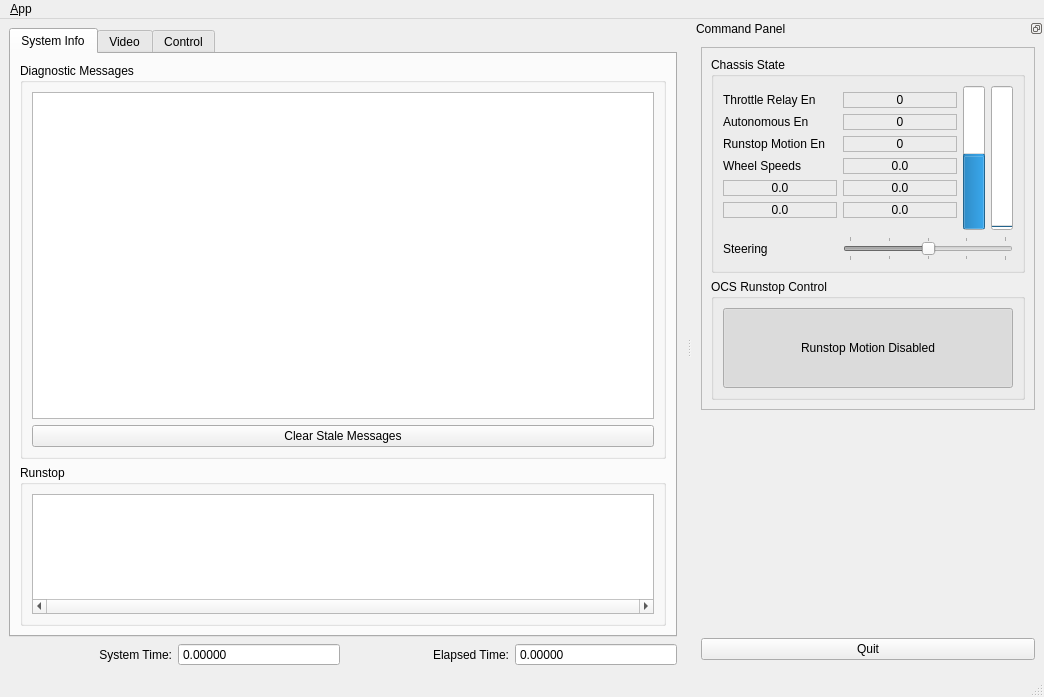
<?xml version="1.0" encoding="UTF-8"?>
<ui version="4.0">
 <class>MainWindowDesign</class>
 <widget class="QMainWindow" name="MainWindowDesign">
  <property name="geometry">
   <rect>
    <x>0</x>
    <y>0</y>
    <width>1041</width>
    <height>697</height>
   </rect>
  </property>
  <property name="sizePolicy">
   <sizepolicy hsizetype="Preferred" vsizetype="Preferred">
    <horstretch>0</horstretch>
    <verstretch>0</verstretch>
   </sizepolicy>
  </property>
  <property name="maximumSize">
   <size>
    <width>16777215</width>
    <height>16777215</height>
   </size>
  </property>
  <property name="windowTitle">
   <string>Auto-Rally OCS</string>
  </property>
  <property name="windowIcon">
   <iconset>
    <normaloff>:/doc/car_logo.png</normaloff>:/doc/car_logo.png</iconset>
  </property>
  <property name="locale">
   <locale language="English" country="Australia"/>
  </property>
  <widget class="QWidget" name="tabWidget">
   <layout class="QGridLayout" name="gridLayout_2">
    <item row="2" column="1">
     <widget class="QDoubleSpinBox" name="timeSpinBox">
      <property name="enabled">
       <bool>true</bool>
      </property>
      <property name="statusTip">
       <string>Current wall time</string>
      </property>
      <property name="frame">
       <bool>true</bool>
      </property>
      <property name="readOnly">
       <bool>true</bool>
      </property>
      <property name="buttonSymbols">
       <enum>QAbstractSpinBox::NoButtons</enum>
      </property>
      <property name="decimals">
       <number>5</number>
      </property>
      <property name="maximum">
       <double>2000000000.000000000000000</double>
      </property>
     </widget>
    </item>
    <item row="2" column="0">
     <widget class="QLabel" name="timeLabelName">
      <property name="text">
       <string>System Time:</string>
      </property>
      <property name="alignment">
       <set>Qt::AlignRight|Qt::AlignTrailing|Qt::AlignVCenter</set>
      </property>
     </widget>
    </item>
    <item row="2" column="2">
     <widget class="QLabel" name="elapsedLabelName">
      <property name="text">
       <string>Elapsed Time:</string>
      </property>
      <property name="alignment">
       <set>Qt::AlignRight|Qt::AlignTrailing|Qt::AlignVCenter</set>
      </property>
     </widget>
    </item>
    <item row="2" column="3">
     <widget class="QDoubleSpinBox" name="elapsedSpinBox">
      <property name="statusTip">
       <string>OCS up time</string>
      </property>
      <property name="readOnly">
       <bool>true</bool>
      </property>
      <property name="buttonSymbols">
       <enum>QAbstractSpinBox::NoButtons</enum>
      </property>
      <property name="decimals">
       <number>5</number>
      </property>
      <property name="maximum">
       <double>2000000000.000000000000000</double>
      </property>
     </widget>
    </item>
    <item row="0" column="0" colspan="4">
     <widget class="QTabWidget" name="tab_manager">
      <property name="sizePolicy">
       <sizepolicy hsizetype="Preferred" vsizetype="Preferred">
        <horstretch>0</horstretch>
        <verstretch>1</verstretch>
       </sizepolicy>
      </property>
      <property name="minimumSize">
       <size>
        <width>0</width>
        <height>0</height>
       </size>
      </property>
      <property name="maximumSize">
       <size>
        <width>16777215</width>
        <height>1677215</height>
       </size>
      </property>
      <property name="locale">
       <locale language="English" country="Australia"/>
      </property>
      <property name="currentIndex">
       <number>0</number>
      </property>
      <widget class="QWidget" name="tab_diagMsgs">
       <attribute name="title">
        <string>System Info</string>
       </attribute>
       <layout class="QGridLayout" name="gridLayout_8">
        <item row="0" column="0">
         <widget class="QGroupBox" name="groupBox_2">
          <property name="sizePolicy">
           <sizepolicy hsizetype="Preferred" vsizetype="Preferred">
            <horstretch>0</horstretch>
            <verstretch>5</verstretch>
           </sizepolicy>
          </property>
          <property name="title">
           <string>Diagnostic Messages</string>
          </property>
          <layout class="QGridLayout" name="gridLayout_4">
           <item row="0" column="0">
            <widget class="QTreeView" name="diagMsgsTreeView">
             <property name="sizePolicy">
              <sizepolicy hsizetype="Preferred" vsizetype="Preferred">
               <horstretch>0</horstretch>
               <verstretch>5</verstretch>
              </sizepolicy>
             </property>
             <property name="minimumSize">
              <size>
               <width>0</width>
               <height>0</height>
              </size>
             </property>
             <property name="statusTip">
              <string>Diagnostic Messages</string>
             </property>
             <property name="frameShape">
              <enum>QFrame::StyledPanel</enum>
             </property>
             <property name="autoScroll">
              <bool>false</bool>
             </property>
             <property name="alternatingRowColors">
              <bool>true</bool>
             </property>
             <property name="selectionMode">
              <enum>QAbstractItemView::NoSelection</enum>
             </property>
             <property name="sortingEnabled">
              <bool>true</bool>
             </property>
             <property name="animated">
              <bool>true</bool>
             </property>
             <attribute name="headerVisible">
              <bool>true</bool>
             </attribute>
            </widget>
           </item>
           <item row="1" column="0">
            <widget class="QPushButton" name="clearStaleDiagButton">
             <property name="text">
              <string>Clear Stale Messages</string>
             </property>
            </widget>
           </item>
          </layout>
         </widget>
        </item>
        <item row="1" column="0">
         <widget class="QGroupBox" name="runstopGroupBox">
          <property name="sizePolicy">
           <sizepolicy hsizetype="Preferred" vsizetype="MinimumExpanding">
            <horstretch>0</horstretch>
            <verstretch>0</verstretch>
           </sizepolicy>
          </property>
          <property name="title">
           <string>Runstop</string>
          </property>
          <layout class="QGridLayout" name="gridLayout_9">
           <item row="0" column="0">
            <widget class="QTreeView" name="runstopTreeView">
             <property name="sizePolicy">
              <sizepolicy hsizetype="Preferred" vsizetype="MinimumExpanding">
               <horstretch>0</horstretch>
               <verstretch>0</verstretch>
              </sizepolicy>
             </property>
             <property name="maximumSize">
              <size>
               <width>16777215</width>
               <height>120</height>
              </size>
             </property>
             <property name="statusTip">
              <string>Current safe speeds published</string>
             </property>
             <property name="horizontalScrollBarPolicy">
              <enum>Qt::ScrollBarAlwaysOn</enum>
             </property>
             <property name="autoScroll">
              <bool>false</bool>
             </property>
             <property name="alternatingRowColors">
              <bool>true</bool>
             </property>
             <property name="selectionMode">
              <enum>QAbstractItemView::NoSelection</enum>
             </property>
             <property name="sortingEnabled">
              <bool>true</bool>
             </property>
             <property name="animated">
              <bool>true</bool>
             </property>
             <attribute name="headerVisible">
              <bool>true</bool>
             </attribute>
            </widget>
           </item>
          </layout>
         </widget>
        </item>
       </layout>
      </widget>
      <widget class="QWidget" name="tab">
       <attribute name="title">
        <string>Video</string>
       </attribute>
       <layout class="QVBoxLayout" name="verticalLayout_6">
        <item>
         <layout class="QGridLayout" name="gridLayout_3">
          <item row="5" column="1">
           <widget class="QPushButton" name="pushButton_saveLeft">
            <property name="sizePolicy">
             <sizepolicy hsizetype="Fixed" vsizetype="Fixed">
              <horstretch>0</horstretch>
              <verstretch>0</verstretch>
             </sizepolicy>
            </property>
            <property name="maximumSize">
             <size>
              <width>27</width>
              <height>27</height>
             </size>
            </property>
            <property name="text">
             <string/>
            </property>
            <property name="icon">
             <iconset resource="resources/images.qrc">
              <normaloff>:/images/camera.png</normaloff>:/images/camera.png</iconset>
            </property>
            <property name="flat">
             <bool>true</bool>
            </property>
           </widget>
          </item>
          <item row="5" column="0">
           <widget class="QComboBox" name="imageTopics_comboBox"/>
          </item>
          <item row="5" column="2">
           <widget class="QComboBox" name="imageTopics_comboBox_2"/>
          </item>
          <item row="5" column="3">
           <widget class="QPushButton" name="pushButton_saveRight">
            <property name="sizePolicy">
             <sizepolicy hsizetype="Fixed" vsizetype="Fixed">
              <horstretch>0</horstretch>
              <verstretch>0</verstretch>
             </sizepolicy>
            </property>
            <property name="maximumSize">
             <size>
              <width>27</width>
              <height>27</height>
             </size>
            </property>
            <property name="text">
             <string/>
            </property>
            <property name="icon">
             <iconset resource="resources/images.qrc">
              <normaloff>:/images/camera.png</normaloff>:/images/camera.png</iconset>
            </property>
            <property name="flat">
             <bool>true</bool>
            </property>
           </widget>
          </item>
          <item row="2" column="0" colspan="2">
           <widget class="QLabel" name="cameraLabel">
            <property name="minimumSize">
             <size>
              <width>320</width>
              <height>240</height>
             </size>
            </property>
            <property name="frameShape">
             <enum>QFrame::Box</enum>
            </property>
            <property name="text">
             <string>No Data</string>
            </property>
            <property name="alignment">
             <set>Qt::AlignCenter</set>
            </property>
           </widget>
          </item>
          <item row="2" column="2" colspan="2">
           <widget class="QLabel" name="cameraLabel_2">
            <property name="minimumSize">
             <size>
              <width>320</width>
              <height>240</height>
             </size>
            </property>
            <property name="frameShape">
             <enum>QFrame::Box</enum>
            </property>
            <property name="text">
             <string>No Data</string>
            </property>
            <property name="alignment">
             <set>Qt::AlignCenter</set>
            </property>
           </widget>
          </item>
          <item row="6" column="0" colspan="4">
           <widget class="QPushButton" name="imageTopicsRefresh_button">
            <property name="text">
             <string>Refresh</string>
            </property>
           </widget>
          </item>
         </layout>
        </item>
        <item>
         <layout class="QHBoxLayout" name="horizontalLayout_4">
          <item>
           <widget class="QLineEdit" name="saveImagesPath_lineEdit"/>
          </item>
          <item>
           <widget class="QPushButton" name="saveImages_button">
            <property name="text">
             <string>Start Saving</string>
            </property>
            <property name="checkable">
             <bool>true</bool>
            </property>
            <property name="checked">
             <bool>false</bool>
            </property>
           </widget>
          </item>
         </layout>
        </item>
        <item>
         <widget class="QGroupBox" name="groupBox">
          <property name="title">
           <string>Image Masks</string>
          </property>
          <layout class="QGridLayout" name="gridLayout">
           <item row="0" column="0">
            <widget class="QTreeView" name="imageMaskTreeView">
             <property name="selectionMode">
              <enum>QAbstractItemView::NoSelection</enum>
             </property>
             <property name="headerHidden">
              <bool>true</bool>
             </property>
            </widget>
           </item>
          </layout>
         </widget>
        </item>
       </layout>
      </widget>
      <widget class="QWidget" name="tab_2">
       <attribute name="title">
        <string>Control</string>
       </attribute>
       <layout class="QGridLayout" name="gridLayout_10">
        <item row="1" column="1">
         <layout class="QHBoxLayout" name="horizontalLayout_3">
          <item>
           <widget class="QLabel" name="label_8">
            <property name="text">
             <string>Steering</string>
            </property>
            <property name="alignment">
             <set>Qt::AlignCenter</set>
            </property>
           </widget>
          </item>
          <item>
           <widget class="QSlider" name="steeringControlSlider">
            <property name="minimum">
             <number>-100</number>
            </property>
            <property name="maximum">
             <number>100</number>
            </property>
            <property name="value">
             <number>0</number>
            </property>
            <property name="orientation">
             <enum>Qt::Horizontal</enum>
            </property>
            <property name="tickPosition">
             <enum>QSlider::TicksBelow</enum>
            </property>
            <property name="tickInterval">
             <number>50</number>
            </property>
           </widget>
          </item>
          <item>
           <widget class="QCheckBox" name="steeringControlEnable">
            <property name="text">
             <string/>
            </property>
           </widget>
          </item>
         </layout>
        </item>
        <item row="2" column="1">
         <widget class="QPushButton" name="controlButton">
          <property name="text">
           <string>Control</string>
          </property>
          <property name="checkable">
           <bool>true</bool>
          </property>
         </widget>
        </item>
        <item row="0" column="0">
         <spacer name="horizontalSpacer">
          <property name="orientation">
           <enum>Qt::Horizontal</enum>
          </property>
          <property name="sizeHint" stdset="0">
           <size>
            <width>40</width>
            <height>20</height>
           </size>
          </property>
         </spacer>
        </item>
        <item row="0" column="2">
         <spacer name="horizontalSpacer_2">
          <property name="orientation">
           <enum>Qt::Horizontal</enum>
          </property>
          <property name="sizeHint" stdset="0">
           <size>
            <width>40</width>
            <height>20</height>
           </size>
          </property>
         </spacer>
        </item>
        <item row="0" column="1">
         <layout class="QHBoxLayout" name="horizontalLayout_2">
          <item>
           <layout class="QVBoxLayout" name="verticalLayout_3">
            <item>
             <widget class="QLabel" name="label_9">
              <property name="text">
               <string>Throttle</string>
              </property>
              <property name="alignment">
               <set>Qt::AlignCenter</set>
              </property>
             </widget>
            </item>
            <item>
             <widget class="QSlider" name="throttleControlSlider">
              <property name="sizePolicy">
               <sizepolicy hsizetype="Expanding" vsizetype="Expanding">
                <horstretch>0</horstretch>
                <verstretch>0</verstretch>
               </sizepolicy>
              </property>
              <property name="minimum">
               <number>-100</number>
              </property>
              <property name="maximum">
               <number>100</number>
              </property>
              <property name="value">
               <number>0</number>
              </property>
              <property name="orientation">
               <enum>Qt::Vertical</enum>
              </property>
              <property name="tickPosition">
               <enum>QSlider::TicksBothSides</enum>
              </property>
              <property name="tickInterval">
               <number>50</number>
              </property>
             </widget>
            </item>
            <item>
             <widget class="QCheckBox" name="throttleControlEnable">
              <property name="text">
               <string/>
              </property>
             </widget>
            </item>
           </layout>
          </item>
          <item>
           <layout class="QVBoxLayout" name="verticalLayout_4">
            <item>
             <widget class="QLabel" name="label_11">
              <property name="text">
               <string>Front Brake</string>
              </property>
              <property name="alignment">
               <set>Qt::AlignCenter</set>
              </property>
             </widget>
            </item>
            <item>
             <widget class="QSlider" name="frontBrakeControlSlider">
              <property name="sizePolicy">
               <sizepolicy hsizetype="Expanding" vsizetype="Expanding">
                <horstretch>0</horstretch>
                <verstretch>0</verstretch>
               </sizepolicy>
              </property>
              <property name="minimum">
               <number>0</number>
              </property>
              <property name="maximum">
               <number>100</number>
              </property>
              <property name="orientation">
               <enum>Qt::Vertical</enum>
              </property>
              <property name="tickPosition">
               <enum>QSlider::TicksBothSides</enum>
              </property>
              <property name="tickInterval">
               <number>50</number>
              </property>
             </widget>
            </item>
            <item>
             <widget class="QCheckBox" name="frontBrakeControlEnable">
              <property name="text">
               <string/>
              </property>
             </widget>
            </item>
           </layout>
          </item>
         </layout>
        </item>
        <item row="3" column="1">
         <spacer name="verticalSpacer_3">
          <property name="orientation">
           <enum>Qt::Vertical</enum>
          </property>
          <property name="sizeHint" stdset="0">
           <size>
            <width>20</width>
            <height>40</height>
           </size>
          </property>
         </spacer>
        </item>
       </layout>
      </widget>
     </widget>
    </item>
   </layout>
  </widget>
  <widget class="QMenuBar" name="menubar">
   <property name="geometry">
    <rect>
     <x>0</x>
     <y>0</y>
     <width>1041</width>
     <height>25</height>
    </rect>
   </property>
   <widget class="QMenu" name="menu_File">
    <property name="title">
     <string>&amp;App</string>
    </property>
    <addaction name="action_Preferences"/>
    <addaction name="separator"/>
    <addaction name="actionAbout"/>
    <addaction name="actionAbout_Qt"/>
    <addaction name="separator"/>
    <addaction name="action_Quit"/>
   </widget>
   <addaction name="menu_File"/>
  </widget>
  <widget class="QStatusBar" name="statusbar"/>
  <widget class="QDockWidget" name="dock_status">
   <property name="sizePolicy">
    <sizepolicy hsizetype="Preferred" vsizetype="Preferred">
     <horstretch>0</horstretch>
     <verstretch>0</verstretch>
    </sizepolicy>
   </property>
   <property name="minimumSize">
    <size>
     <width>352</width>
     <height>650</height>
    </size>
   </property>
   <property name="maximumSize">
    <size>
     <width>524287</width>
     <height>650</height>
    </size>
   </property>
   <property name="features">
    <set>QDockWidget::DockWidgetFloatable|QDockWidget::DockWidgetMovable</set>
   </property>
   <property name="allowedAreas">
    <set>Qt::RightDockWidgetArea</set>
   </property>
   <property name="windowTitle">
    <string>Command Panel</string>
   </property>
   <attribute name="dockWidgetArea">
    <number>2</number>
   </attribute>
   <widget class="QWidget" name="dockWidgetContents_2">
    <layout class="QVBoxLayout" name="verticalLayout">
     <item>
      <widget class="QFrame" name="frame">
       <property name="sizePolicy">
        <sizepolicy hsizetype="Minimum" vsizetype="Preferred">
         <horstretch>0</horstretch>
         <verstretch>0</verstretch>
        </sizepolicy>
       </property>
       <property name="frameShape">
        <enum>QFrame::StyledPanel</enum>
       </property>
       <property name="frameShadow">
        <enum>QFrame::Raised</enum>
       </property>
       <layout class="QGridLayout" name="gridLayout_5">
        <item row="0" column="0">
         <widget class="QGroupBox" name="vehicleData">
          <property name="title">
           <string>Chassis State</string>
          </property>
          <layout class="QGridLayout" name="gridLayout_6">
           <item row="0" column="2" rowspan="9">
            <widget class="QProgressBar" name="throttleBar">
             <property name="minimum">
              <number>-100</number>
             </property>
             <property name="maximum">
              <number>100</number>
             </property>
             <property name="value">
              <number>0</number>
             </property>
             <property name="textVisible">
              <bool>true</bool>
             </property>
             <property name="orientation">
              <enum>Qt::Vertical</enum>
             </property>
             <property name="format">
              <string>Throttle</string>
             </property>
            </widget>
           </item>
           <item row="10" column="0">
            <widget class="QLabel" name="steeringLabel">
             <property name="text">
              <string>Steering</string>
             </property>
            </widget>
           </item>
           <item row="0" column="3" rowspan="9">
            <widget class="QProgressBar" name="frontBrakeBar">
             <property name="minimum">
              <number>0</number>
             </property>
             <property name="maximum">
              <number>100</number>
             </property>
             <property name="value">
              <number>0</number>
             </property>
             <property name="textVisible">
              <bool>true</bool>
             </property>
             <property name="orientation">
              <enum>Qt::Vertical</enum>
             </property>
             <property name="format">
              <string>Front Brake</string>
             </property>
            </widget>
           </item>
           <item row="10" column="1" colspan="3">
            <widget class="QSlider" name="steeringSlider">
             <property name="enabled">
              <bool>false</bool>
             </property>
             <property name="minimum">
              <number>-100</number>
             </property>
             <property name="maximum">
              <number>100</number>
             </property>
             <property name="value">
              <number>0</number>
             </property>
             <property name="sliderPosition">
              <number>0</number>
             </property>
             <property name="orientation">
              <enum>Qt::Horizontal</enum>
             </property>
             <property name="tickPosition">
              <enum>QSlider::TicksBothSides</enum>
             </property>
             <property name="tickInterval">
              <number>50</number>
             </property>
            </widget>
           </item>
           <item row="1" column="0">
            <widget class="QLabel" name="label_4">
             <property name="text">
              <string>Throttle Relay En</string>
             </property>
            </widget>
           </item>
           <item row="1" column="1">
            <widget class="QLabel" name="throttleRelayLabel">
             <property name="frameShape">
              <enum>QFrame::StyledPanel</enum>
             </property>
             <property name="text">
              <string>0</string>
             </property>
             <property name="alignment">
              <set>Qt::AlignCenter</set>
             </property>
            </widget>
           </item>
           <item row="2" column="0">
            <widget class="QLabel" name="label_3">
             <property name="text">
              <string>Autonomous En</string>
             </property>
            </widget>
           </item>
           <item row="2" column="1">
            <widget class="QLabel" name="autonomousLabel">
             <property name="frameShape">
              <enum>QFrame::StyledPanel</enum>
             </property>
             <property name="text">
              <string>0</string>
             </property>
             <property name="alignment">
              <set>Qt::AlignCenter</set>
             </property>
            </widget>
           </item>
           <item row="3" column="0">
            <widget class="QLabel" name="runstopLabelName">
             <property name="statusTip">
              <string>SafeSpeed from servoInterface</string>
             </property>
             <property name="text">
              <string>Runstop Motion En</string>
             </property>
            </widget>
           </item>
           <item row="3" column="1">
            <widget class="QLabel" name="runstopLabel">
             <property name="frameShape">
              <enum>QFrame::StyledPanel</enum>
             </property>
             <property name="text">
              <string>0</string>
             </property>
             <property name="alignment">
              <set>Qt::AlignCenter</set>
             </property>
            </widget>
           </item>
           <item row="4" column="0">
            <widget class="QLabel" name="wheelRPSLabel">
             <property name="text">
              <string>Wheel Speeds</string>
             </property>
            </widget>
           </item>
           <item row="4" column="1">
            <widget class="QLabel" name="speedLabel">
             <property name="frameShape">
              <enum>QFrame::StyledPanel</enum>
             </property>
             <property name="text">
              <string>0.0</string>
             </property>
             <property name="alignment">
              <set>Qt::AlignCenter</set>
             </property>
            </widget>
           </item>
           <item row="5" column="0">
            <widget class="QLabel" name="wheelRPS_fl">
             <property name="frameShape">
              <enum>QFrame::StyledPanel</enum>
             </property>
             <property name="text">
              <string>0.0</string>
             </property>
             <property name="alignment">
              <set>Qt::AlignCenter</set>
             </property>
            </widget>
           </item>
           <item row="5" column="1">
            <widget class="QLabel" name="wheelRPS_fr">
             <property name="frameShape">
              <enum>QFrame::StyledPanel</enum>
             </property>
             <property name="text">
              <string>0.0</string>
             </property>
             <property name="alignment">
              <set>Qt::AlignCenter</set>
             </property>
            </widget>
           </item>
           <item row="6" column="1">
            <widget class="QLabel" name="wheelRPS_br">
             <property name="frameShape">
              <enum>QFrame::StyledPanel</enum>
             </property>
             <property name="text">
              <string>0.0</string>
             </property>
             <property name="alignment">
              <set>Qt::AlignCenter</set>
             </property>
            </widget>
           </item>
           <item row="6" column="0">
            <widget class="QLabel" name="wheelRPS_bl">
             <property name="frameShape">
              <enum>QFrame::StyledPanel</enum>
             </property>
             <property name="text">
              <string>0.0</string>
             </property>
             <property name="alignment">
              <set>Qt::AlignCenter</set>
             </property>
            </widget>
           </item>
          </layout>
         </widget>
        </item>
        <item row="1" column="0">
         <widget class="QGroupBox" name="vehicleControl">
          <property name="title">
           <string>OCS Runstop Control</string>
          </property>
          <layout class="QGridLayout" name="gridLayout_7">
           <item row="1" column="0" colspan="2">
            <widget class="QPushButton" name="motionControlButton">
             <property name="sizePolicy">
              <sizepolicy hsizetype="Preferred" vsizetype="Preferred">
               <horstretch>0</horstretch>
               <verstretch>0</verstretch>
              </sizepolicy>
             </property>
             <property name="minimumSize">
              <size>
               <width>0</width>
               <height>80</height>
              </size>
             </property>
             <property name="toolTip">
              <string/>
             </property>
             <property name="statusTip">
              <string>Software E-Stop</string>
             </property>
             <property name="autoFillBackground">
              <bool>true</bool>
             </property>
             <property name="text">
              <string>Runstop Motion Disabled</string>
             </property>
             <property name="checkable">
              <bool>true</bool>
             </property>
             <property name="checked">
              <bool>true</bool>
             </property>
            </widget>
           </item>
          </layout>
         </widget>
        </item>
       </layout>
      </widget>
     </item>
     <item>
      <spacer name="verticalSpacer">
       <property name="orientation">
        <enum>Qt::Vertical</enum>
       </property>
       <property name="sizeType">
        <enum>QSizePolicy::Ignored</enum>
       </property>
       <property name="sizeHint" stdset="0">
        <size>
         <width>20</width>
         <height>2000</height>
        </size>
       </property>
      </spacer>
     </item>
     <item>
      <widget class="QPushButton" name="quit_button">
       <property name="sizePolicy">
        <sizepolicy hsizetype="MinimumExpanding" vsizetype="Fixed">
         <horstretch>0</horstretch>
         <verstretch>0</verstretch>
        </sizepolicy>
       </property>
       <property name="statusTip">
        <string>Quit OCS</string>
       </property>
       <property name="text">
        <string>Quit</string>
       </property>
      </widget>
     </item>
    </layout>
   </widget>
  </widget>
  <action name="action_Quit">
   <property name="text">
    <string>&amp;Quit</string>
   </property>
   <property name="shortcut">
    <string>Ctrl+Q</string>
   </property>
   <property name="shortcutContext">
    <enum>Qt::ApplicationShortcut</enum>
   </property>
  </action>
  <action name="action_Preferences">
   <property name="text">
    <string>&amp;Preferences</string>
   </property>
  </action>
  <action name="actionAbout">
   <property name="text">
    <string>&amp;About</string>
   </property>
  </action>
  <action name="actionAbout_Qt">
   <property name="text">
    <string>About &amp;Qt</string>
   </property>
  </action>
 </widget>
 <resources>
  <include location="resources/images.qrc"/>
 </resources>
 <connections>
  <connection>
   <sender>action_Quit</sender>
   <signal>triggered()</signal>
   <receiver>MainWindowDesign</receiver>
   <slot>close()</slot>
   <hints>
    <hint type="sourcelabel">
     <x>-1</x>
     <y>-1</y>
    </hint>
    <hint type="destinationlabel">
     <x>399</x>
     <y>299</y>
    </hint>
   </hints>
  </connection>
  <connection>
   <sender>quit_button</sender>
   <signal>clicked()</signal>
   <receiver>MainWindowDesign</receiver>
   <slot>close()</slot>
   <hints>
    <hint type="sourcelabel">
     <x>859</x>
     <y>552</y>
    </hint>
    <hint type="destinationlabel">
     <x>469</x>
     <y>299</y>
    </hint>
   </hints>
  </connection>
 </connections>
</ui>
